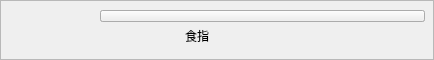
          <widget class="QFrame" name="frame_8">
           <property name="sizePolicy">
            <sizepolicy hsizetype="Preferred" vsizetype="Minimum">
             <horstretch>0</horstretch>
             <verstretch>0</verstretch>
            </sizepolicy>
           </property>
           <property name="minimumSize">
            <size>
             <width>0</width>
             <height>60</height>
            </size>
           </property>
           <property name="frameShape">
            <enum>QFrame::StyledPanel</enum>
           </property>
           <property name="frameShadow">
            <enum>QFrame::Raised</enum>
           </property>
           <widget class="QLabel" name="label_index_swing">
            <property name="geometry">
             <rect>
              <x>170</x>
              <y>20</y>
              <width>54</width>
              <height>31</height>
             </rect>
            </property>
            <property name="font">
             <font>
              <pointsize>9</pointsize>
             </font>
            </property>
            <property name="text">
             <string>食指</string>
            </property>
            <property name="alignment">
             <set>Qt::AlignCenter</set>
            </property>
           </widget>
           <widget class="QPushButton" name="button_index_swing_out">
            <property name="geometry">
             <rect>
              <x>100</x>
              <y>10</y>
              <width>325</width>
              <height>12</height>
             </rect>
            </property>
            <property name="styleSheet">
             <string notr="true">QPushButton{border-image:url(:/res/pic/slices/pic_background.png)}</string>
            </property>
            <property name="text">
             <string/>
            </property>
           </widget>
           <widget class="QPushButton" name="button_index_swing_in">
            <property name="geometry">
             <rect>
              <x>100</x>
              <y>10</y>
              <width>325</width>
              <height>12</height>
             </rect>
            </property>
            <property name="styleSheet">
             <string notr="true">QPushButton{border-image:url(:/res/pic/slices/pic_background.png)}</string>
            </property>
            <property name="text">
             <string/>
            </property>
           </widget>
           <zorder>button_index_swing_out</zorder>
           <zorder>button_index_swing_in</zorder>
           <zorder>label_index_swing</zorder>
          </widget>
